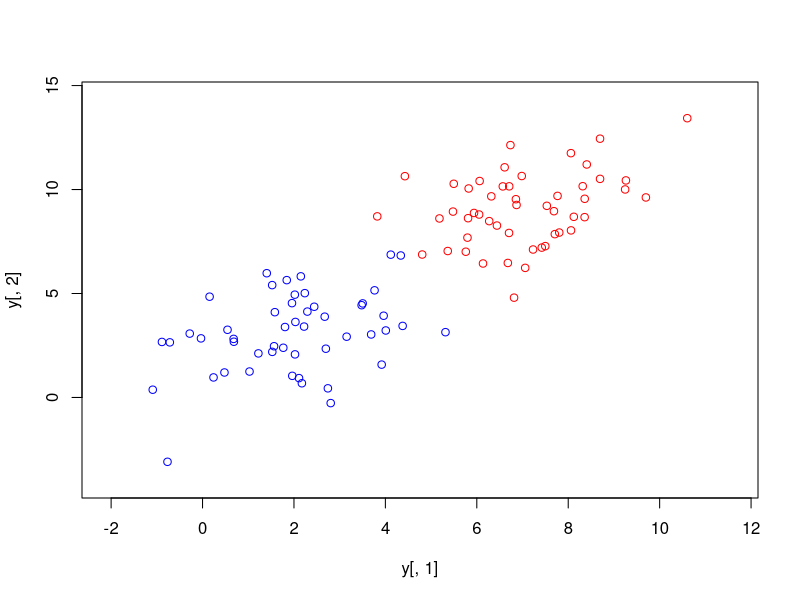

This chart was generated by the following R code: (Note: this script raises an error after producing the figure.)
sigma.y = matrix(c(2,1,1,4),nrow=2)
sigma.x = matrix(c(3,0.5,0.5,2),nrow=2)
sigma.e = matrix(c(5,1,1,5),nrow=2)
mu.y = c(2,3)
mu.x = c(7,9)
nsim = 50

library(MASS)
y = mvrnorm(nsim, mu.y, sigma.y)
x = mvrnorm(nsim, mu.x, sigma.y)

cov(rbind(y,x))

left.lim = min(min(x[,1],y[,1]))-1
right.lim = max(max(x[,1],y[,1]))+1
upper.lim = max(max(x[,2],y[,2]))+1
lower.lim = min(min(x[,2],y[,2]))-1

plot(y[,1],y[,2],xlim=c(left.lim,right.lim),ylim=c(lower.lim,upper.lim),
     col="blue")
points(x[,1],x[,2],col="red")

label = c(rep("y",nsim),rep("x",nsim))

data = data.frame(label,rbind(y,x))

mod = Mclust(data[,-1])
plot(mod, data[,-1], what="BIC")

coordProj(data[,-1], dimens=c(1,2), what="classification",
          classification=mod$classification,
          parameters=mod$parameters)

coordProj(data[,-1], dimens=c(1,2), what="errors",
          classification=mod$classification,
          parameters=mod$parameters,
          truth=data[,1])

